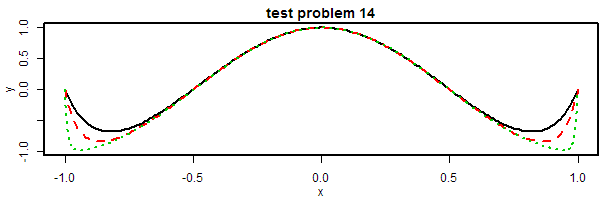

Source code (R):
library(bvpSolve)
library(deSolve)
Prob14 <- function(x, y, pars)  {
  list(1/xi*(y[1]-(xi*pi*pi+1)*cos(pi*x)))
}


xi    <- 0.01
mod1 <- bvpshoot(yini = c(0, NA), yend = c(0, NA), 
                 order = 2, x = seq(-1, 1, by = 0.01), func = Prob14, guess = 0)
xi   <- 0.0025
mod2 <- bvptwp(yini = c(0, NA), yend = c(0, NA), 
               order = 2, x = seq(-1, 1, by = 0.01), func = Prob14)
xi    <- 0.0001
mod3 <- bvptwp(yini = c(0, NA), yend = c(0, NA), 
               order = 2, x = seq(-1, 1, by = 0.01), func = Prob14)

png("prob14.png", width=600, height=200)
par(lwd=2)
par(mar=c(3,3,1.5,0)+.1)
plot(mod1, mod2, mod3, which = 1, lty = c(1, 2,3 ), main = "test problem 14")
mtext("x", side=1, line=2)
mtext("y", side=2, line=2)
#curve(cos(pi*x)+exp((x-1)/sqrt(xi))+exp(-(x+1)/sqrt(xi)),
#      -1, 1, type = "p", add = TRUE)
dev.off()
